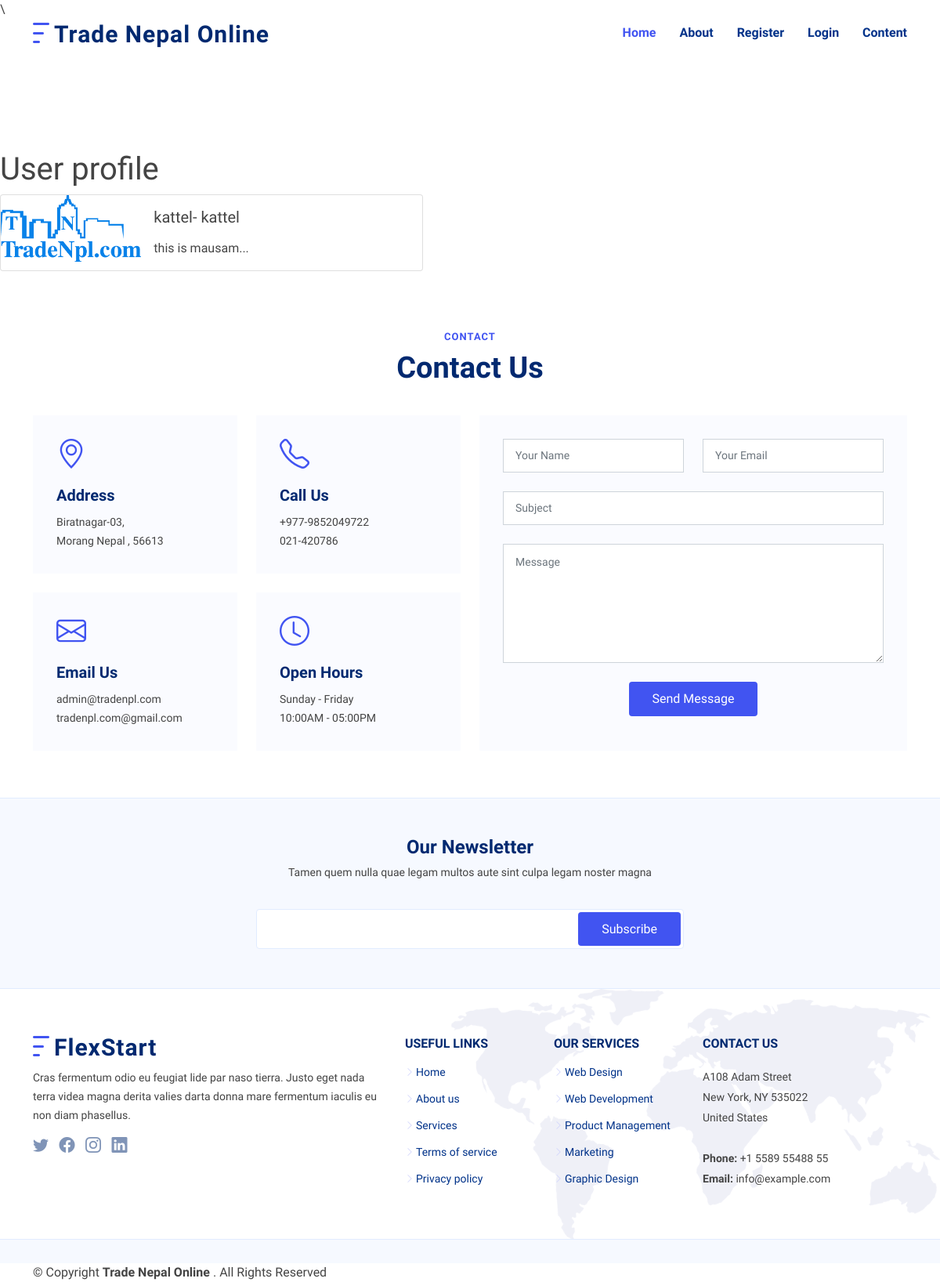
/members/1/profile/, run on the app's committed database.
### blog/models.py (models this page shows, shortened)
class Profile(models.Model):
    user = models.OneToOneField(User, null=True, on_delete=models.CASCADE)
    bio = models.TextField()
    profile_pic = models.ImageField(null=True, blank=True, upload_to="images/profile/")
    Website_url = models.CharField(max_length=255, null=True, blank=True)
    facebook_url = models.CharField(max_length=255, null=True, blank=True)
    instagram_url = models.CharField(max_length=255, null=True, blank=True)
    twitter_url = models.CharField(max_length=255, null=True, blank=True)

### members/views.py (the view)
# urls.py: path('<int:pk>/profile/', ShowProfilePageView.as_view(), name='show_profile_page'),
class ShowProfilePageView(DetailView):
    model = Profile
    template_name = 'registration/user_profile.html'
    def get_context_data(self, *args, **kwargs):
        users = Profile.objects.all()
        context = super(ShowProfilePageView, self).get_context_data(*args, **kwargs)
        page_user = get_object_or_404(Profile, id=self.kwargs['pk'])
        context["page_user"] = page_user
        return context

### members/templates/registration/user_profile.html (shortened to what this page needs)
{% extends 'base.html' %}
{% load static %}
{% block content %}
 <br/><br/><br/><br/><br/><br/><br/><br/>
 <h1>User profile</h1>
<div class="card mb-3" style="max-width: 540px;">
    <div class="row g-0">
      <div class="col-md-4">
{% if page_user.profile_pic.url %}
  <img src="{{ page_user.profile_pic.url}}" class="img-fluid rounded-start" alt="{{ post.author.first_name }}">
{% else %}
    <img src="{% static 'img/profile.png' %}" class="img-fluid rounded-start" alt="{{ post.author.first_name }}">
{% endif %}
      </div>
      <div class="col-md-8">
        <div class="card-body">
          <h5 class="card-title">
            {{ page_user.user.first_name }}-
            {{ page_user.user.last_name }}
          </h5>
          <p class="card-text">{{ page_user.bio|slice:":100" }}...</p>
        </div>
      </div>
    </div>
  </div>
{% endblock content %}

### static/css/style.css (style rules this page uses)
:root { scroll-behavior: smooth; }
body { font-family: "Open Sans", sans-serif; color: #444444; }
h1, h2, h3, h4, h5, h6 { font-family: "Nunito", sans-serif; }

### data on the page
Profile: profile_pic (picture), user.first_name "kattel", user.last_name "kattel", bio "this is mausam"
